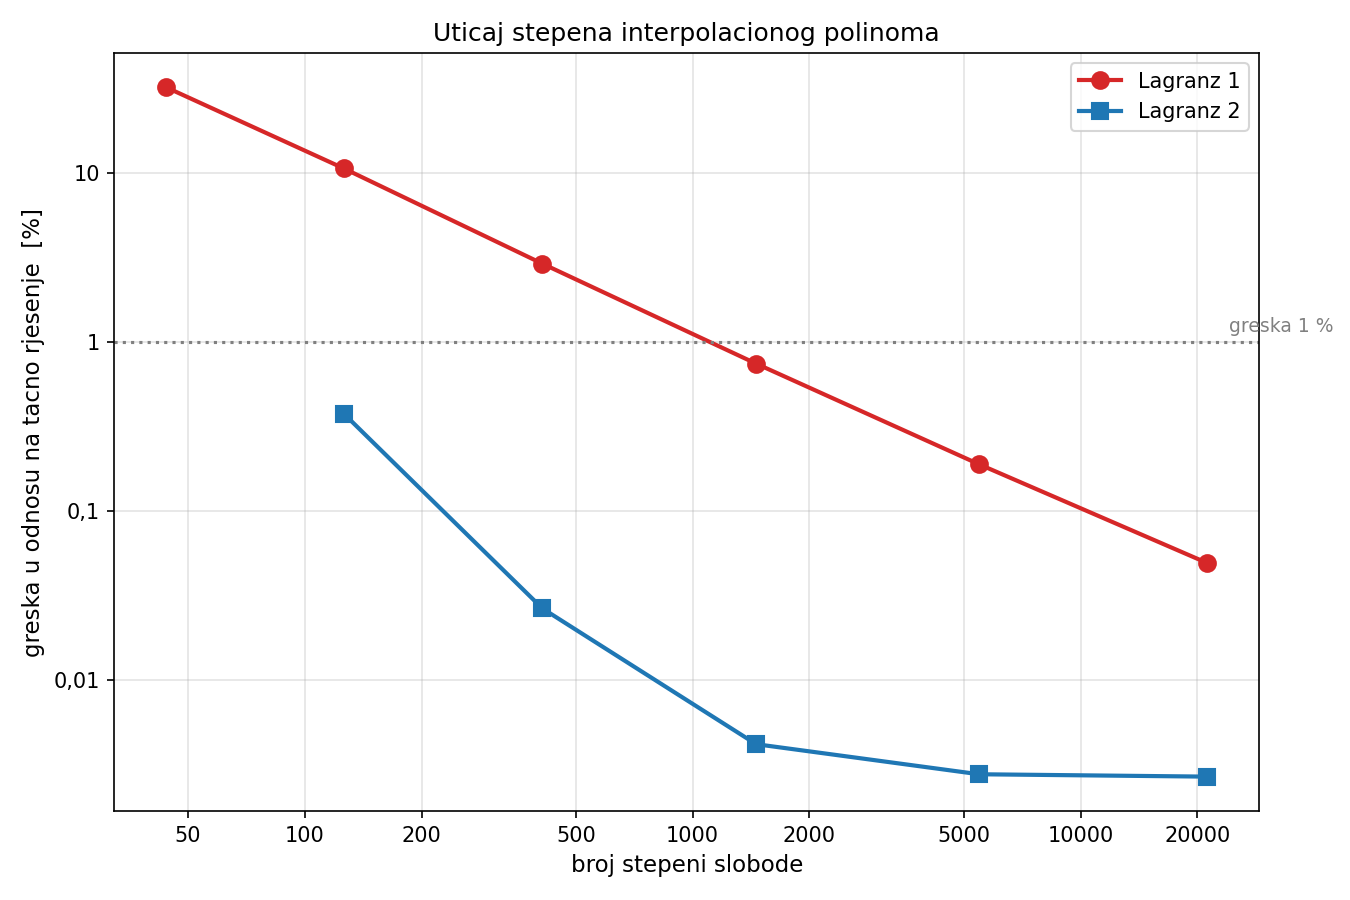

This figure's Python source:
# ============================================================
# PRIMJER: STEPEN INTERPOLACIONOG POLINOMA - Lagranz 1 ili 2
#
# Ista greda i isti granicni uslovi rjesavaju se cetvorougaonim
# elementima prvog i drugog stepena.
#
# Elementi prvog stepena imaju linearno pomjeranje unutar elementa,
# pa je deformacija konstantna. Takav element ne moze tacno opisati
# savijanje, nego pri savijanju razvija lazni smicuci napon koji ga
# vjestacki ukrucuje. Ta pojava se zove SMICUCE ZAKLJUCAVANJE
# (shear locking) i posljedica joj je znatno manji ugib od stvarnog.
#
# Poredjenje se radi u odnosu na broj stepeni slobode, jer element
# prvog stepena pri istoj mrezi ima manje nepoznatih.
# ============================================================

from mpi4py import MPI
import numpy as np
import ufl
import matplotlib
matplotlib.use("Agg")
import matplotlib.pyplot as plt
from matplotlib.ticker import FixedLocator, FixedFormatter

from dolfinx import fem, geometry
from dolfinx.fem.petsc import LinearProblem
from dolfinx.mesh import create_rectangle, CellType, locate_entities_boundary, meshtags

# ============================================================
# 1) ULAZNI PODACI
# ============================================================
L  = 5.0
h  = 0.50
b  = 0.30

E  = 31.0e9
nu = 0.2

q   = 20.0e3
t_q = q / b

mu  = E / (2.0 * (1.0 + nu))
lam = E * nu / (1.0 - nu**2)

I_ef = h**3 / 12.0
w_EB = 5.0 * t_q * L**4 / (384.0 * E * I_ef)
w_2D = w_EB * (1.0 + (12.0/5.0)*(h/L)**2*(4.0/5.0 + nu/2.0))

# elementi prvog stepena trebaju znatno gusce mreze, pa im se
# dodaju jos dvije
mreze_1 = [(10, 1), (20, 2), (40, 4), (80, 8), (160, 16), (320, 32)]
mreze_2 = [(10, 1), (20, 2), (40, 4), (80, 8), (160, 16)]

# ============================================================
# 2) FUNKCIJA: jedan proracun
# ============================================================
def rijesi(stepen, Nx, Ny):
    domen = create_rectangle(
        MPI.COMM_WORLD,
        [np.array([0.0, 0.0]), np.array([L, h])],
        [Nx, Ny],
        cell_type=CellType.quadrilateral,
    )
    V = fem.functionspace(domen, ("Lagrange", stepen, (domen.geometry.dim,)))

    Vx, _ = V.sub(0).collapse()
    Vy, _ = V.sub(1).collapse()
    nula_x = fem.Function(Vx)
    nula_y = fem.Function(Vy)

    fdim = domen.topology.dim - 1
    f_L = locate_entities_boundary(domen, fdim, lambda x: np.isclose(x[0], 0.0))
    f_D = locate_entities_boundary(domen, fdim, lambda x: np.isclose(x[0], L))
    dofs_L = fem.locate_dofs_topological((V.sub(1), Vy), fdim, f_L)
    dofs_D = fem.locate_dofs_topological((V.sub(1), Vy), fdim, f_D)
    dofs_ux = fem.locate_dofs_geometrical(
        (V.sub(0), Vx),
        lambda x: np.logical_and(np.isclose(x[0], 0.0), np.isclose(x[1], 0.0)))

    bcs = [fem.dirichletbc(nula_y, dofs_L, V.sub(1)),
           fem.dirichletbc(nula_y, dofs_D, V.sub(1)),
           fem.dirichletbc(nula_x, dofs_ux, V.sub(0))]

    f_gore = np.sort(locate_entities_boundary(
        domen, fdim, lambda x: np.isclose(x[1], h)))
    oznake = meshtags(domen, fdim, f_gore,
                      np.full(len(f_gore), 1, dtype=np.int32))
    ds = ufl.Measure("ds", domain=domen, subdomain_data=oznake)
    T = fem.Constant(domen, np.array([0.0, -t_q], dtype=np.float64))

    def epsilon(w):
        return ufl.sym(ufl.grad(w))

    def sigma(w):
        return 2.0*mu*epsilon(w) + lam*ufl.tr(epsilon(w))*ufl.Identity(2)

    u = ufl.TrialFunction(V)
    v = ufl.TestFunction(V)
    a  = ufl.inner(sigma(u), epsilon(v)) * ufl.dx
    Lf = ufl.dot(T, v) * ds(1)

    problem = LinearProblem(
        a, Lf, bcs=bcs,
        petsc_options_prefix=f"stepen{stepen}_{Nx}_",
        petsc_options={"ksp_type": "preonly", "pc_type": "lu"},
    )
    rez = problem.solve()
    uh = rez[0] if isinstance(rez, tuple) else rez

    stablo = geometry.bb_tree(domen, domen.topology.dim)
    tacka = np.array([[L/2.0, h/2.0, 0.0]], dtype=np.float64)
    kand = geometry.compute_collisions_points(stablo, tacka)
    cel = geometry.compute_colliding_cells(domen, kand, tacka)
    w = abs(uh.eval(tacka, np.array([cel.links(0)[0]], dtype=np.int32))[1])

    n_el  = domen.topology.index_map(domen.topology.dim).size_local
    n_dof = V.dofmap.index_map.size_global * V.dofmap.index_map_bs
    return w, n_el, n_dof

# ============================================================
# 3) PRORACUN
# ============================================================
print("=" * 86)
print(f"STEPEN INTERPOLACIONOG POLINOMA   (greda {b*100:.0f}/{h*100:.0f}, "
      f"L = {L:.1f} m, cetvorougaoni elementi)")
print("=" * 86)
print(f"Tacno 2D rjesenje: w = {w_2D*1000:.5f} mm\n")

rezultati = {}

for stepen, mreze, stil, boja in [(1, mreze_1, "o-", "tab:red"),
                                  (2, mreze_2, "s-", "tab:blue")]:
    print(f"--- LAGRANZ {stepen}. STEPENA ---")
    print(f"{'mreza':>10} {'elem.':>8} {'DOF':>8} {'w [mm]':>12} {'greska [%]':>12}")
    print("-" * 56)
    dofovi, greske = [], []
    for (Nx, Ny) in mreze:
        w, n_el, n_dof = rijesi(stepen, Nx, Ny)
        gr = (w - w_2D)/w_2D*100.0
        dofovi.append(n_dof); greske.append(gr)
        print(f"{f'{Nx}x{Ny}':>10} {n_el:>8} {n_dof:>8} {w*1000:>12.5f} {gr:>12.4f}")
    rezultati[f"Lagranz {stepen}"] = (dofovi, greske, stil, boja)
    print()

# ============================================================
# 4) GRAFIK
# ============================================================
fig, ax = plt.subplots(figsize=(9, 6))

for ime, (dofovi, greske, stil, boja) in rezultati.items():
    ax.plot(dofovi, np.abs(greske), stil, color=boja, lw=2, ms=8, label=ime)

ax.set_xscale("log")
ax.set_yscale("log")

xt = [50, 100, 200, 500, 1000, 2000, 5000, 10000, 20000, 50000]
ax.xaxis.set_major_locator(FixedLocator(xt))
ax.xaxis.set_major_formatter(FixedFormatter(
    ["50", "100", "200", "500", "1000", "2000", "5000", "10000", "20000", "50000"]))
ax.xaxis.set_minor_locator(FixedLocator([]))

yt = [0.001, 0.01, 0.1, 1, 10, 100]
ax.yaxis.set_major_locator(FixedLocator(yt))
ax.yaxis.set_major_formatter(FixedFormatter(["0,001", "0,01", "0,1", "1", "10", "100"]))
ax.yaxis.set_minor_locator(FixedLocator([]))

ax.axhline(1.0, color="gray", ls=":", lw=1.5)
ax.text(45000, 1.15, "greska 1 %", color="gray", fontsize=9, ha="right")

ax.set_xlabel("broj stepeni slobode", fontsize=11)
ax.set_ylabel("greska u odnosu na tacno rjesenje  [%]", fontsize=11)
ax.set_title("Uticaj stepena interpolacionog polinoma", fontsize=12)
ax.grid(alpha=0.35, which="major")
ax.legend(fontsize=10)

plt.tight_layout()
plt.savefig("stepen_polinoma.png", dpi=150)
print("Grafik sacuvan: stepen_polinoma.png")
